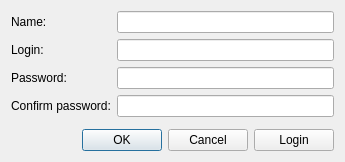
<?xml version="1.0" encoding="UTF-8"?>
<ui version="4.0">
 <class>RegForm</class>
 <widget class="QWidget" name="RegForm">
  <property name="geometry">
   <rect>
    <x>0</x>
    <y>0</y>
    <width>345</width>
    <height>162</height>
   </rect>
  </property>
  <property name="windowTitle">
   <string>Form</string>
  </property>
  <layout class="QVBoxLayout" name="verticalLayout">
   <item>
    <layout class="QFormLayout" name="formLayout">
     <item row="1" column="0">
      <widget class="QLabel" name="label">
       <property name="text">
        <string>Login:</string>
       </property>
      </widget>
     </item>
     <item row="2" column="0">
      <widget class="QLabel" name="label_2">
       <property name="text">
        <string>Password:</string>
       </property>
      </widget>
     </item>
     <item row="3" column="0">
      <widget class="QLabel" name="label_3">
       <property name="text">
        <string>Confirm password:</string>
       </property>
      </widget>
     </item>
     <item row="1" column="1">
      <widget class="QLineEdit" name="LoginEdit"/>
     </item>
     <item row="2" column="1">
      <widget class="QLineEdit" name="PasswordEdit">
       <property name="echoMode">
        <enum>QLineEdit::EchoMode::Password</enum>
       </property>
      </widget>
     </item>
     <item row="3" column="1">
      <widget class="QLineEdit" name="ConfirmPassEdit">
       <property name="echoMode">
        <enum>QLineEdit::EchoMode::Password</enum>
       </property>
      </widget>
     </item>
     <item row="0" column="0">
      <widget class="QLabel" name="label_4">
       <property name="text">
        <string>Name:</string>
       </property>
      </widget>
     </item>
     <item row="0" column="1">
      <widget class="QLineEdit" name="UsrNameEdit"/>
     </item>
    </layout>
   </item>
   <item>
    <layout class="QHBoxLayout" name="horizontalLayout">
     <item>
      <widget class="QDialogButtonBox" name="buttonBox">
       <property name="standardButtons">
        <set>QDialogButtonBox::StandardButton::Cancel|QDialogButtonBox::StandardButton::Ok</set>
       </property>
      </widget>
     </item>
     <item>
      <widget class="QPushButton" name="loginPushButton">
       <property name="text">
        <string>Login</string>
       </property>
      </widget>
     </item>
    </layout>
   </item>
  </layout>
 </widget>
 <resources/>
 <connections/>
</ui>
